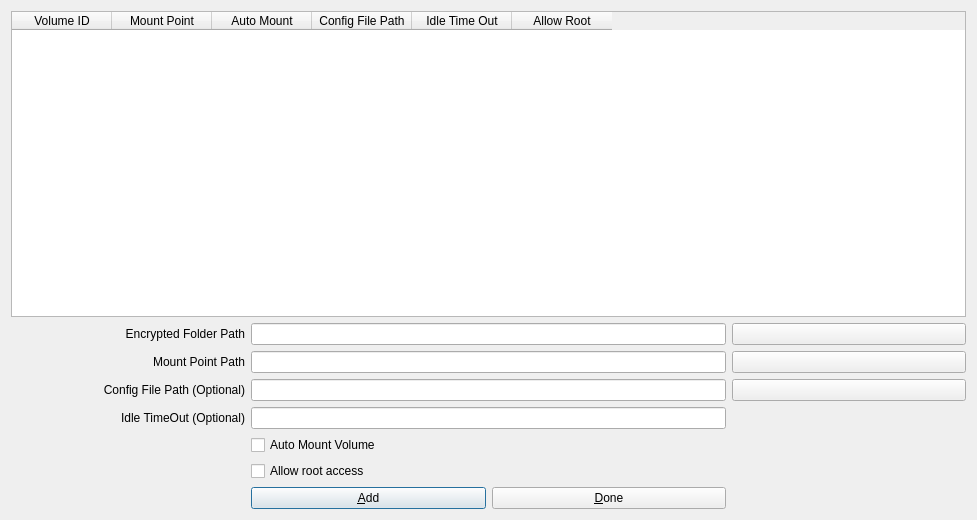
<?xml version="1.0" encoding="UTF-8"?>
<ui version="4.0">
 <class>favorites</class>
 <widget class="QDialog" name="favorites">
  <property name="windowModality">
   <enum>Qt::ApplicationModal</enum>
  </property>
  <property name="geometry">
   <rect>
    <x>0</x>
    <y>0</y>
    <width>977</width>
    <height>520</height>
   </rect>
  </property>
  <property name="windowTitle">
   <string>Manage Favorites</string>
  </property>
  <layout class="QGridLayout" name="gridLayout">
   <item row="0" column="0" colspan="4">
    <widget class="QTableWidget" name="tableWidget">
     <property name="editTriggers">
      <set>QAbstractItemView::NoEditTriggers</set>
     </property>
     <property name="tabKeyNavigation">
      <bool>false</bool>
     </property>
     <property name="showDropIndicator" stdset="0">
      <bool>false</bool>
     </property>
     <property name="dragDropOverwriteMode">
      <bool>false</bool>
     </property>
     <property name="selectionMode">
      <enum>QAbstractItemView::NoSelection</enum>
     </property>
     <property name="showGrid">
      <bool>false</bool>
     </property>
     <column>
      <property name="text">
       <string>Volume ID</string>
      </property>
      <property name="textAlignment">
       <set>AlignCenter</set>
      </property>
     </column>
     <column>
      <property name="text">
       <string>Mount Point</string>
      </property>
      <property name="textAlignment">
       <set>AlignCenter</set>
      </property>
     </column>
     <column>
      <property name="text">
       <string>Auto Mount</string>
      </property>
      <property name="textAlignment">
       <set>AlignCenter</set>
      </property>
     </column>
     <column>
      <property name="text">
       <string>Config File Path</string>
      </property>
      <property name="textAlignment">
       <set>AlignCenter</set>
      </property>
     </column>
     <column>
      <property name="text">
       <string>Idle Time Out</string>
      </property>
      <property name="textAlignment">
       <set>AlignCenter</set>
      </property>
     </column>
     <column>
      <property name="text">
       <string>Allow Root</string>
      </property>
      <property name="textAlignment">
       <set>AlignCenter</set>
      </property>
     </column>
    </widget>
   </item>
   <item row="1" column="0">
    <widget class="QLabel" name="labelName">
     <property name="text">
      <string>Encrypted Folder Path</string>
     </property>
     <property name="alignment">
      <set>Qt::AlignRight|Qt::AlignTrailing|Qt::AlignVCenter</set>
     </property>
     <property name="wordWrap">
      <bool>true</bool>
     </property>
    </widget>
   </item>
   <item row="1" column="1" colspan="2">
    <widget class="QLineEdit" name="lineEditEncryptedFolderPath"/>
   </item>
   <item row="1" column="3">
    <widget class="QPushButton" name="pbFolderPath">
     <property name="maximumSize">
      <size>
       <width>500</width>
       <height>16777215</height>
      </size>
     </property>
     <property name="toolTip">
      <string>open file dialog</string>
     </property>
     <property name="text">
      <string/>
     </property>
    </widget>
   </item>
   <item row="2" column="0">
    <widget class="QLabel" name="labelDeviceAddress">
     <property name="text">
      <string>Mount Point Path</string>
     </property>
     <property name="alignment">
      <set>Qt::AlignRight|Qt::AlignTrailing|Qt::AlignVCenter</set>
     </property>
     <property name="wordWrap">
      <bool>true</bool>
     </property>
    </widget>
   </item>
   <item row="2" column="1" colspan="2">
    <widget class="QLineEdit" name="lineEditMountPath"/>
   </item>
   <item row="2" column="3">
    <widget class="QPushButton" name="pbMountPointPath">
     <property name="text">
      <string/>
     </property>
    </widget>
   </item>
   <item row="3" column="0">
    <widget class="QLabel" name="labelCofigFilePath">
     <property name="text">
      <string>Config File Path (Optional)</string>
     </property>
     <property name="alignment">
      <set>Qt::AlignRight|Qt::AlignTrailing|Qt::AlignVCenter</set>
     </property>
     <property name="wordWrap">
      <bool>true</bool>
     </property>
    </widget>
   </item>
   <item row="3" column="1" colspan="2">
    <widget class="QLineEdit" name="lineEditConfigFilePath"/>
   </item>
   <item row="3" column="3">
    <widget class="QPushButton" name="pbConfigFilePath">
     <property name="text">
      <string/>
     </property>
    </widget>
   </item>
   <item row="4" column="0">
    <widget class="QLabel" name="labelIdleTimeOut">
     <property name="text">
      <string>Idle TimeOut (Optional)</string>
     </property>
     <property name="alignment">
      <set>Qt::AlignRight|Qt::AlignTrailing|Qt::AlignVCenter</set>
     </property>
     <property name="wordWrap">
      <bool>true</bool>
     </property>
    </widget>
   </item>
   <item row="4" column="1" colspan="2">
    <widget class="QLineEdit" name="lineEditIdleTimeOut"/>
   </item>
   <item row="5" column="1" colspan="2">
    <widget class="QCheckBox" name="cbAutoMount">
     <property name="text">
      <string>Auto Mount Volume</string>
     </property>
    </widget>
   </item>
   <item row="6" column="1" colspan="2">
    <widget class="QCheckBox" name="cbAllowRoot">
     <property name="text">
      <string>Allow root access</string>
     </property>
    </widget>
   </item>
   <item row="7" column="1">
    <widget class="QPushButton" name="pbAdd">
     <property name="text">
      <string>&amp;Add</string>
     </property>
     <property name="default">
      <bool>true</bool>
     </property>
    </widget>
   </item>
   <item row="7" column="2">
    <widget class="QPushButton" name="pbCancel">
     <property name="text">
      <string>&amp;Done</string>
     </property>
    </widget>
   </item>
  </layout>
 </widget>
 <tabstops>
  <tabstop>tableWidget</tabstop>
  <tabstop>lineEditEncryptedFolderPath</tabstop>
  <tabstop>pbFolderPath</tabstop>
  <tabstop>lineEditMountPath</tabstop>
  <tabstop>pbAdd</tabstop>
  <tabstop>pbCancel</tabstop>
 </tabstops>
 <resources/>
 <connections/>
</ui>
